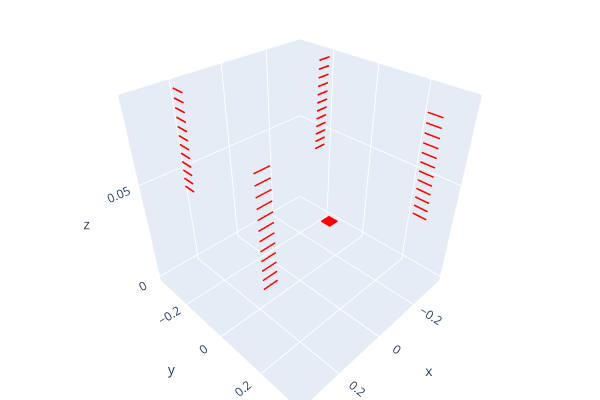

The notebook cell saved with this chart:
### Code cell
pcd = o3d.geometry.PointCloud()
pcd.points = o3d.utility.Vector3dVector(points)
pcd = pcd.voxel_down_sample(.00001)
pcd, _ = pcd.remove_statistical_outlier(nb_neighbors=20, std_ratio=10.0)
o3d.visualization.draw_plotly([pcd])

### Figure 1 — Plotly figure (JSON) as saved in the notebook; plotly's stock layout.template omitted (floating-point values rounded to 4 significant figures; data arrays with more than 128 entries replaced by an {"elided": "..."} marker saying what was removed)
{"data": [{"marker": {"color": {"elided": "720x3 float values"}, "size": 1}, "mode": "markers", "type": "scatter3d", "x": {"elided": "720 float values"}, "y": {"elided": "720 float values"}, "z": {"elided": "720 float values"}}], "layout": {"height": 400, "margin": {"b": 0, "l": 0, "r": 0, "t": 0}, "scene": {"camera": {"center": {"x": 0, "y": 0, "z": 0}, "up": {"x": 0, "y": 0, "z": 1}}}, "showlegend": false, "width": 600}}
